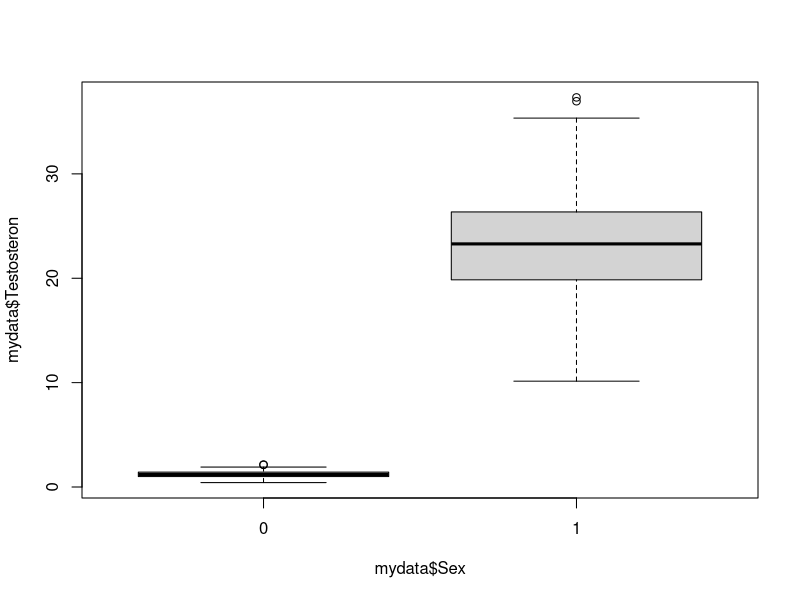
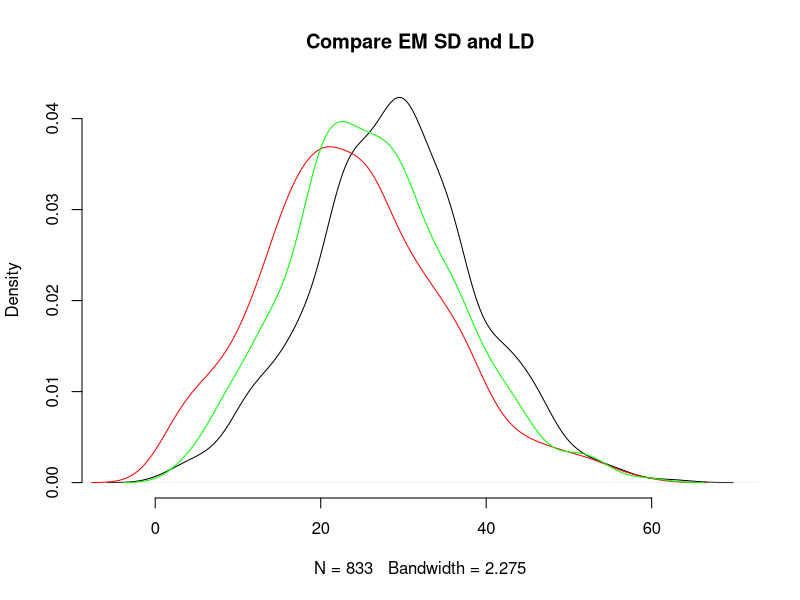
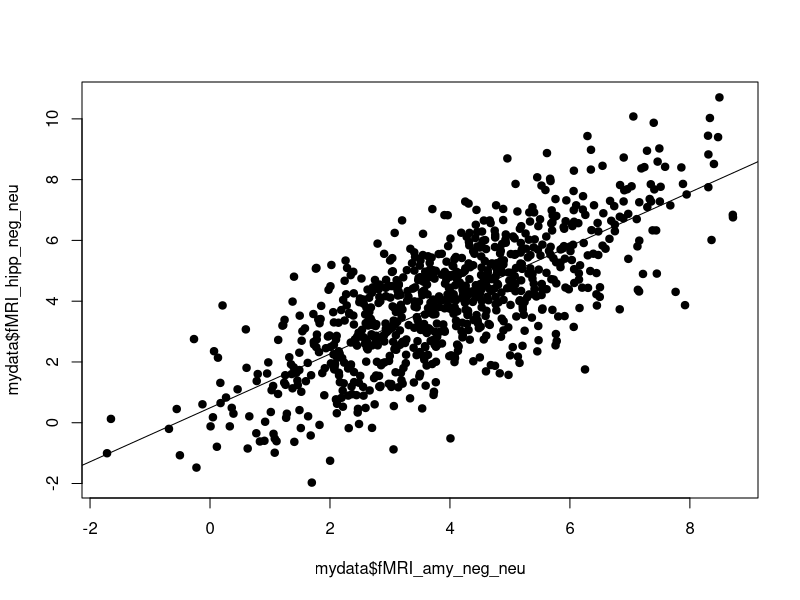

Generate these figures, in order, with R:
#Poweranalyse
install.packages(pwr)
library(pwr)

pwr.r.test(n=800, r=0.1, sig.level = 0.05, power = NULL, alternative = c("two.sided"))
pwr.r.test(n=800, r=0.3, sig.level = 0.05, power = NULL, alternative = c("two.sided"))
pwr.r.test(n=800, r=0.5, sig.level = 0.05, power = NULL, alternative = c("two.sided"))

pwr.r.test(n=800, r=0.1, sig.level = 0.005, power = NULL, alternative = c("two.sided"))
pwr.r.test(n=800, r=0.3, sig.level = 0.005, power = NULL, alternative = c("two.sided"))
pwr.r.test(n=800, r=0.5, sig.level = 0.005, power = NULL, alternative = c("two.sided"))

pwr.r.test(n=NULL, r=0.1, sig.level = 0.005, power = 0.9, alternative = c("two.sided"))
pwr.r.test(n=NULL, r=0.3, sig.level = 0.005, power = 0.9, alternative = c("two.sided"))
pwr.r.test(n=NULL, r=0.5, sig.level = 0.005, power = 0.9, alternative = c("two.sided"))

pwr.r.test(n=250, r=0.1, sig.level = 0.05, power = NULL, alternative = c("two.sided"))
pwr.r.test(n=250, r=0.3, sig.level = 0.05, power = NULL, alternative = c("two.sided"))
pwr.r.test(n=250, r=0.5, sig.level = 0.05, power = NULL, alternative = c("two.sided"))

### Datenanalyse
setwd("/Users/larissa-ravessoud/Documents/GitHub/GIT_2_LARISSA")

# Load the dataset from a tab-delimited text file
mydata <- read.table("mydata.txt", header=T, sep="\t")

# View the dataset and check its dimensions and summary statistics
View(mydata)
dim(mydata)
summary(mydata)
head(mydata)

# Convert "Sex" and "Filter" columns to factors (categorical variables)
mydata$Sex <- as.factor(mydata$Sex)
mydata$Filter <- as.factor(mydata$Filter)
summary(mydata)

# Filter the dataset to include only rows where "Filter" equals 0
mydata <- subset(mydata, Filter == 0)
nrow(mydata)

t.test(mydata$Testosteron ~ mydata$Sex)

# Create a boxplot to visualize the distribution of testosterone levels by sex
plot(mydata$Testosteron ~ mydata$Sex)

summary(mydata$Testosteron[mydata$Sex==0])
summary(mydata$Testosteron[mydata$Sex==1])

# Rename the "Sex" factor levels to "female" and "male" for better readability
mydata$Sex_ch <- factor(mydata$Sex, levels=c(0,1), labels=c("female", "male"))
summary(mydata)

summary(lm(Extraversion ~ Sex_ch, data=mydata))

# Calculate the correlation between two variables: EM_SD and EM_LD
cor(mydata$EM_SD, mydata$EM_LD, use="pairwise")
# Perform a paired t-test to compare EM_SD and EM_LD
t.test(mydata$EM_SD, mydata$EM_LD)

summary(mydata$EM_SD)
summary(mydata$EM_LD)

# Create a new variable "EM" as the average of EM_SD and EM_LD
mydata$EM <- (mydata$EM_SD + mydata$EM_LD)/2

# Plot the density distributions of EM_SD, EM_LD, and their average EM
plot(density(mydata$EM_SD), main="Compare EM SD and LD", frame.plot=F)
lines(density(mydata$EM_LD), col="red")
lines(density(mydata$EM), col="green")

# Calculate the correlation between fMRI measurements for amygdala and hippocampus
cor(mydata$fMRI_amy_neg_neu, mydata$fMRI_hipp_neg_neu)
plot(mydata$fMRI_amy_neg_neu, mydata$fMRI_hipp_neg_neu, pch=19)
abline(lm(mydata$fMRI_hipp_neg_neu ~ mydata$fMRI_amy_neg_neu))

# Perform a multiple linear regression to examine the relationship between EM, Sex, Extraversion, and fMRI hippocampal activity
# The model investigates how EM is influenced by Sex, Extraversion, and fMRI_hipp_neg_neu
summary(lm(EM ~ Sex_ch + Extraversion + fMRI_hipp_neg_neu, data=mydata))

######
repdata <- read.table("repdata.txt", header=T, sep="\t")
repdata <- subset(repdata, Filter==0)
